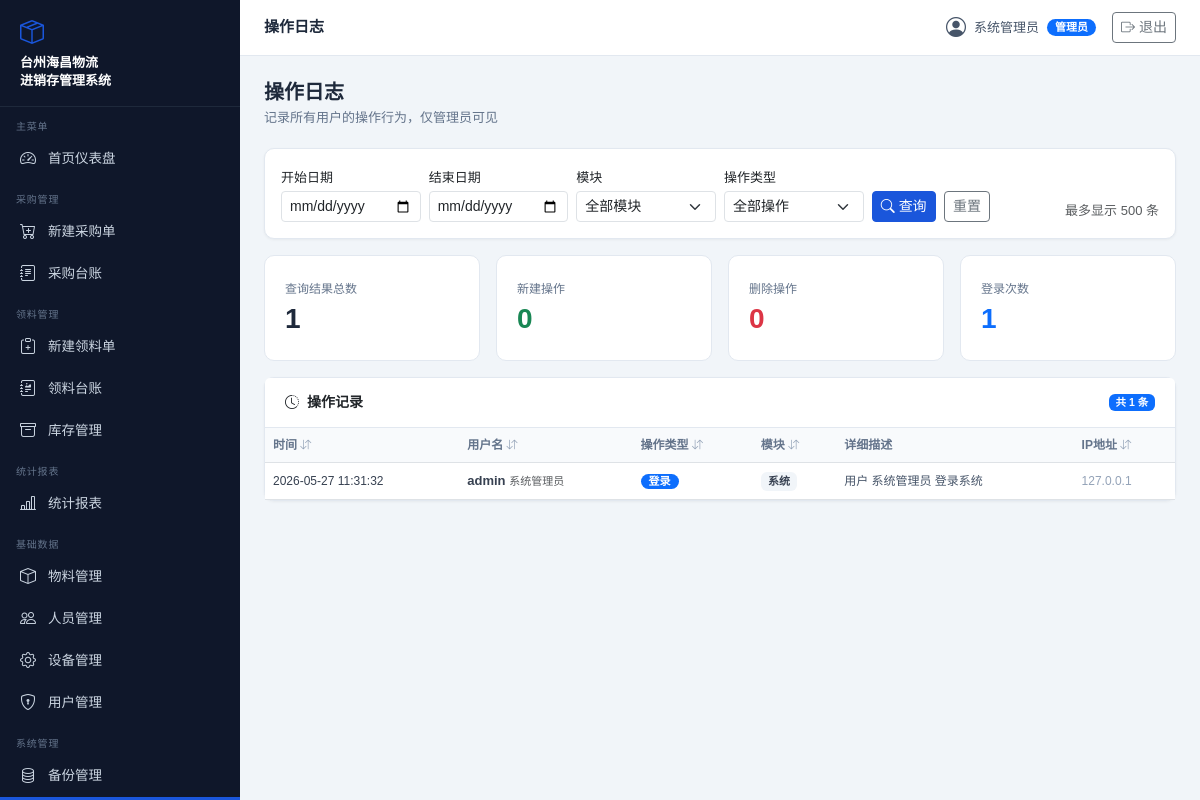
Page /logs (signed in) on the earlier database version.
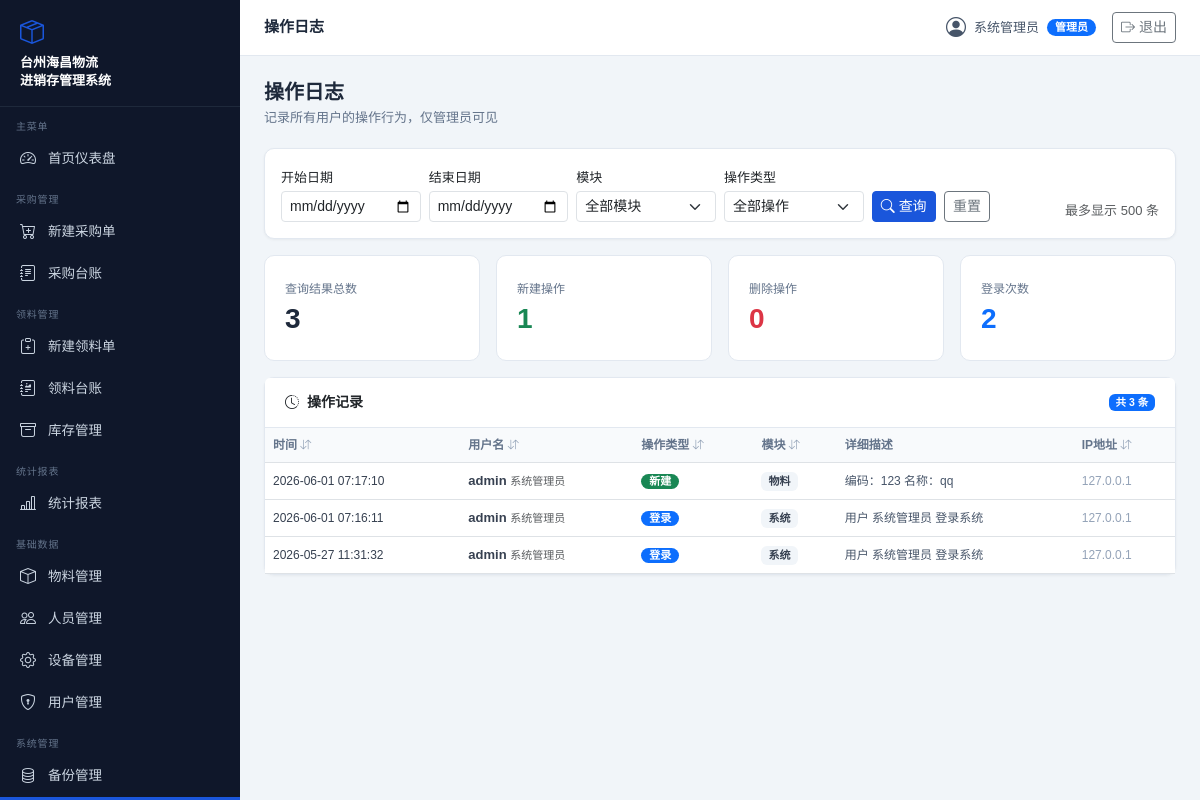
Same page on the later database version.
### models.py (models this page shows)
class User(Base):
    __tablename__ = "users"
    id = Column(Integer, primary_key=True, index=True)
    username = Column(String, unique=True, index=True)
    hashed_password = Column(String)
    full_name = Column(String)
    role = Column(String)       # 管理员/采购员/仓管员/普通操作员
    is_active = Column(Boolean, default=True)
    created_at = Column(DateTime, default=datetime.now)

class OperationLog(Base):
    __tablename__ = "operation_logs"
    id = Column(Integer, primary_key=True, index=True)
    user_id = Column(Integer, ForeignKey("users.id"))
    username = Column(String)
    action = Column(String)
    module = Column(String)
    detail = Column(Text, default="")
    ip = Column(String, default="")
    created_at = Column(DateTime, default=datetime.now)
    user = relationship("User", foreign_keys=[user_id])

### routers/logs.py (the view)
@router.get("", response_class=HTMLResponse)
def logs_page(request: Request,
              start_date: str = "", end_date: str = "",
              module: str = "", action: str = "",
              db: Session = Depends(get_db)):
    user = admin_only(request, db)
    query = db.query(OperationLog)
    if start_date:
        query = query.filter(OperationLog.created_at >= datetime.strptime(start_date, "%Y-%m-%d"))
    if end_date:
        query = query.filter(OperationLog.created_at < datetime.strptime(end_date, "%Y-%m-%d") + timedelta(days=1))
    if module:
        query = query.filter(OperationLog.module == module)
    if action:
        query = query.filter(OperationLog.action == action)
    logs = query.order_by(OperationLog.created_at.desc()).limit(500).all()
    all_modules = db.query(OperationLog.module).distinct().all()
    all_actions = db.query(OperationLog.action).distinct().all()
    return templates.TemplateResponse("logs.html", {
        "request": request, "user": user, "logs": logs,
        "start_date": start_date, "end_date": end_date,
        "module_filter": module, "action_filter": action,
        "all_modules": [m[0] for m in all_modules if m[0]],
        "all_actions": [a[0] for a in all_actions if a[0]],
    })

### templates/logs.html (shortened to what this page needs)
{% extends "base.html" %}
{% block page_title %}操作日志{% endblock %}
{% block content %}
<div class="page-header d-flex justify-content-between align-items-center">
  <div>
    <h1>操作日志</h1>
    <p>记录所有用户的操作行为，仅管理员可见</p>
  </div>
</div>
<div class="card mb-3">
  <div class="card-body">
    <form method="get" action="/logs" class="row g-2 align-items-end">
      <div class="col-md-2">
        <label class="form-label mb-1" style="font-size:13px;">开始日期</label>
        <input type="date" name="start_date" class="form-control form-control-sm" value="{{ start_date }}">
      </div>
      <div class="col-md-2">
        <label class="form-label mb-1" style="font-size:13px;">结束日期</label>
        <input type="date" name="end_date" class="form-control form-control-sm" value="{{ end_date }}">
      </div>
      <div class="col-md-2">
        <label class="form-label mb-1" style="font-size:13px;">模块</label>
        <select name="module" class="form-select form-select-sm">
          <option value="">全部模块</option>
        </select>
      </div>
      <div class="col-md-2">
        <label class="form-label mb-1" style="font-size:13px;">操作类型</label>
        <select name="action" class="form-select form-select-sm">
          <option value="">全部操作</option>
        </select>
      </div>
      <div class="col-md-auto">
        <button type="submit" class="btn btn-sm btn-primary">
          <i class="bi bi-search me-1"></i>查询
        </button>
        <a href="/logs" class="btn btn-sm btn-outline-secondary ms-1">重置</a>
      </div>
      <div class="col-md-auto ms-auto">
        <span class="text-muted" style="font-size:13px;">最多显示 500 条</span>
      </div>
    </form>
  </div>
</div>
<div class="row g-3 mb-3">
  <div class="col-md-3">
    <div class="stat-card">
      <div class="stat-label">查询结果总数</div>
      <div class="stat-value">{{ logs|length }}</div>
    </div>
  </div>
  <div class="col-md-3">
    <div class="stat-card">
      <div class="stat-label">新建操作</div>
      <div class="stat-value text-success">
        {{ logs|selectattr('action', 'equalto', '新建')|list|length }}
      </div>
    </div>
  </div>
  <div class="col-md-3">
    <div class="stat-card">
      <div class="stat-label">删除操作</div>
      <div class="stat-value text-danger">
        {{ logs|selectattr('action', 'equalto', '删除')|list|length }}
      </div>
    </div>
  </div>
  <div class="col-md-3">
    <div class="stat-card">
      <div class="stat-label">登录次数</div>
      <div class="stat-value text-primary">
        {{ logs|selectattr('action', 'equalto', '登录')|list|length }}
      </div>
    </div>
  </div>
</div>
<div class="card">
  <div class="card-header d-flex justify-content-between align-items-center">
    <span><i class="bi bi-clock-history me-2"></i>操作记录</span>
    <span class="badge bg-primary">共 {{ logs|length }} 条</span>
  </div>
  <div class="card-body p-0">
    <div class="table-responsive">
      <table class="table table-hover mb-0">
        <thead>
          <tr>
            <th class="sortable" data-col="0">时间 <i class="bi bi-arrow-down-up sort-icon"></i></th>
            <th class="sortable" data-col="1">用户名 <i class="bi bi-arrow-down-up sort-icon"></i></th>
            <th class="sortable" data-col="2">操作类型 <i class="bi bi-arrow-down-up sort-icon"></i></th>
            <th class="sortable" data-col="3">模块 <i class="bi bi-arrow-down-up sort-icon"></i></th>
            <th>详细描述</th>
            <th class="sortable" data-col="5">IP地址 <i class="bi bi-arrow-down-up sort-icon"></i></th>
          </tr>
        </thead>
        <tbody id="tableBody">
          {% for log in logs %}
          <tr>
            <td style="font-size:12px;white-space:nowrap;">
              {{ log.created_at.strftime('%Y-%m-%d %H:%M:%S') }}
            </td>
            <td>
              <strong>{{ log.username }}</strong>
              {% if log.user %}
              <span class="text-muted" style="font-size:11px;">{{ log.user.full_name }}</span>
              {% endif %}
            </td>
            <td>
              {% if log.action == '新建' %}
              <span class="action-badge badge bg-success">{{ log.action }}</span>
              {% elif log.action == '删除' %}
              <span class="action-badge badge bg-danger">{{ log.action }}</span>
              {% elif log.action == '修改' %}
              <span class="action-badge badge bg-warning text-dark">{{ log.action }}</span>
              {% elif log.action == '登录' %}
              <span class="action-badge badge bg-primary">{{ log.action }}</span>
              {% elif log.action == '库存调整' %}
              <span class="action-badge badge bg-info text-dark">{{ log.action }}</span>
              {% else %}
              <span class="action-badge badge bg-secondary">{{ log.action }}</span>
              {% endif %}
            </td>
            <td>
              <span class="badge" style="background:#f1f5f9;color:#374151;font-size:11px;">
                {{ log.module }}
              </span>
            </td>
            <td style="font-size:12px;color:#475569;max-width:300px;">{{ log.detail }}</td>
            <td style="font-size:12px;color:#94a3b8;">{{ log.ip or '—' }}</td>
          </tr>
          {% else %}
          <tr><td colspan="6" class="text-center text-muted py-4">暂无操作记录</td></tr>
          {% endfor %}
        </tbody>
      </table>
    </div>
  </div>
</div>
{% endblock %}

### templates/base.html (shortened to what this page needs)
<!DOCTYPE html>
<html lang="zh-CN">
<head>
<link href="../static/cdn.jsdelivr.net/npm/bootstrap@5.3.0/dist/css/bootstrap.min.css" rel="stylesheet">
<link href="../static/cdn.jsdelivr.net/npm/bootstrap-icons@1.11.0/font/bootstrap-icons.css" rel="stylesheet">
</head>
<body>
<div id="sidebar">
  <div class="logo">
    <div class="logo-icon"><i class="bi bi-box-seam"></i></div>
    台州海昌物流<br>进销存管理系统
  </div>
  <div class="nav-section">主菜单</div>
  <a href="/" class="nav-item-link {% if request.url.path == '/' %}active{% endif %}">
    <i class="bi bi-speedometer2"></i> 首页仪表盘
  </a>
  {% if user %}
  <div class="nav-section">采购管理</div>
  {% if user.role in ['管理员', '采购员'] %}
  <a href="/purchase" class="nav-item-link {% if '/purchase' in request.url.path and 'ledger' not in request.url.path %}active{% endif %}">
    <i class="bi bi-cart-plus"></i> 新建采购单
  </a>
  {% endif %}
  <a href="/purchase/ledger" class="nav-item-link {% if 'purchase/ledger' in request.url.path %}active{% endif %}">
    <i class="bi bi-journal-text"></i> 采购台账
  </a>
  {% endif %}
  {% if user %}
  <div class="nav-section">领料管理</div>
  {% if user.role in ['管理员', '仓管员'] %}
  <a href="/requisition" class="nav-item-link {% if '/requisition' in request.url.path and 'ledger' not in request.url.path and 'api' not in request.url.path %}active{% endif %}">
    <i class="bi bi-clipboard-plus"></i> 新建领料单
  </a>
  {% endif %}
  <a href="/requisition/ledger" class="nav-item-link {% if 'requisition/ledger' in request.url.path %}active{% endif %}">
    <i class="bi bi-journal-richtext"></i> 领料台账
  </a>
  <a href="/warehouse" class="nav-item-link {% if '/warehouse' in request.url.path %}active{% endif %}">
    <i class="bi bi-archive"></i> 库存管理
  </a>
  {% endif %}
  {% if user %}
  <div class="nav-section">统计报表</div>
  <a href="/reports" class="nav-item-link {% if '/reports' in request.url.path %}active{% endif %}">
    <i class="bi bi-bar-chart-line"></i> 统计报表
  </a>
  {% endif %}
  {% if user and user.role == '管理员' %}
  <div class="nav-section">基础数据</div>
  <a href="/materials" class="nav-item-link {% if '/materials' in request.url.path %}active{% endif %}">
    <i class="bi bi-box"></i> 物料管理
  </a>
  <a href="/personnel" class="nav-item-link {% if '/personnel' in request.url.path %}active{% endif %}">
    <i class="bi bi-people"></i> 人员管理
  </a>
  <a href="/equipment" class="nav-item-link {% if '/equipment' in request.url.path %}active{% endif %}">
    <i class="bi bi-gear"></i> 设备管理
  </a>
  <a href="/users" class="nav-item-link {% if '/users' in request.url.path %}active{% endif %}">
    <i class="bi bi-shield-lock"></i> 用户管理
  </a>
  <div class="nav-section">系统管理</div>
  <a href="/backup" class="nav-item-link {% if '/backup' in request.url.path %}active{% endif %}">
    <i class="bi bi-database"></i> 备份管理
  </a>
  {% endif %}
</div>
<div id="main-content">
  <div id="topbar">
    <div class="topbar-title">{% block page_title %}台州海昌物流有限公司{% endblock %}</div>
    <div class="topbar-user">
      {% if user %}
      <i class="bi bi-person-circle fs-5"></i>
      <span>{{ user.full_name }}</span>
      <span class="badge bg-primary badge-role">{{ user.role }}</span>
      <a href="/logout" class="btn btn-sm btn-outline-secondary ms-2">
        <i class="bi bi-box-arrow-right"></i> 退出
      </a>
      {% endif %}
    </div>
  </div>
  <div class="content-area">
    {% block content %}{% endblock %}
  </div>
</div>
</body>
</html>

### templates/base.html (style rules this page uses)
:root { --sidebar-bg: #0f172a; --sidebar-text: #cbd5e1; --sidebar-hover: #1e293b; --sidebar-active: #1a56db; --sidebar-width: 240px; --header-height: 56px; --primary: #1a56db; }
body { background: #f1f5f9; font-family: 'Microsoft YaHei', sans-serif; }
#sidebar { position: fixed; left: 0; top: 0; bottom: 0; width: var(--sidebar-width); background: var(--sidebar-bg); z-index: 100; overflow-y: auto; }
#sidebar .logo { padding: 16px 20px; border-bottom: 1px solid #1e293b; color: #fff; font-size: 13px; font-weight: 600; line-height: 1.4; }
#sidebar .logo .logo-icon { font-size: 24px; color: var(--primary); margin-bottom: 4px; }
.nav-section { padding: 12px 16px 4px; font-size: 10px; color: #64748b; letter-spacing: .8px; text-transform: uppercase; }
.nav-item-link { display: flex; align-items: center; gap: 10px; padding: 9px 20px; color: var(--sidebar-text); text-decoration: none; font-size: 13.5px; transition: all .2s; }
.nav-item-link i { font-size: 16px; width: 18px; }
#main-content { margin-left: var(--sidebar-width); min-height: 100vh; }
#topbar { height: var(--header-height); background: #fff; border-bottom: 1px solid #e2e8f0; display: flex; align-items: center; justify-content: space-between; padding: 0 24px; position: sticky; top: 0; z-index: 99; }
.topbar-title { font-size: 15px; font-weight: 600; color: #1e293b; }
.topbar-user { display: flex; align-items: center; gap: 8px; font-size: 13px; color: #475569; }
.content-area { padding: 24px; }
.page-header { margin-bottom: 20px; }
.page-header h1 { font-size: 20px; font-weight: 600; color: #1e293b; margin: 0; }
.page-header p { font-size: 13px; color: #64748b; margin: 4px 0 0; }
.card { border: 1px solid #e2e8f0; border-radius: 10px; box-shadow: 0 1px 3px rgba(0,0,0,.05); }
.card-header { background: #fff; border-bottom: 1px solid #e2e8f0; padding: 14px 20px; font-weight: 600; font-size: 14px; }
.stat-card { background: #fff; border: 1px solid #e2e8f0; border-radius: 10px; padding: 20px; }
.stat-card .stat-value { font-size: 28px; font-weight: 700; color: #1e293b; }
.stat-card .stat-label { font-size: 12px; color: #64748b; margin-top: 4px; }
.table th { font-size: 12px; color: #64748b; font-weight: 600; background: #f8fafc; white-space: nowrap; }
.table td { font-size: 13px; color: #374151; vertical-align: middle; }
.badge-role { font-size: 11px; padding: 3px 8px; border-radius: 20px; }
.btn-primary { background: var(--primary); border-color: var(--primary); }

### templates/logs.html (style rules this page uses)
.sortable { cursor: pointer; user-select: none; white-space: nowrap; }
.sort-icon { font-size: 11px; color: #94a3b8; }
.action-badge { font-size: 11px; padding: 2px 8px; border-radius: 20px; }

Differences in the rows shown:
added OperationLog: created_at "2026-06-01 07:17:10", username "admin", user.full_name "系统管理员", action "新建", module "物料", detail "编码：123 名称：qq", ip "127.0.0.1"
added OperationLog: created_at "2026-06-01 07:16:11", username "admin", user.full_name "系统管理员", action "登录", module "系统", detail "用户 系统管理员 登录系统", ip "127.0.0.1"
Other differences:
{{ logs|length }}: "1" → "3"
{{ logs|selectattr('action', 'equalto', '新建')|list|length }}: "0" → "1"
{{ logs|selectattr('action', 'equalto', '登录')|list|length }}: "1" → "2"
